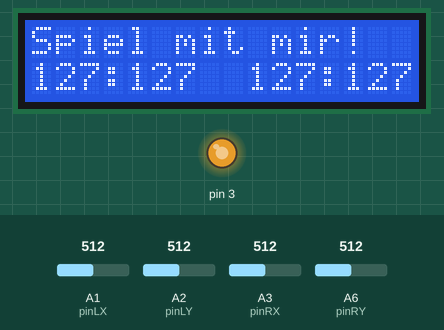
A sketch run on a simulated Arduino Leonardo, built with avr-gcc and run on an emulated ATmega32U4. On the bench: 16×2 character LCD, output pins drawn as LEDs (lit = HIGH). The inputs (shaded band) are chosen by the test bench; at power-on: A1 (pinLX) = 512, A2 (pinLY) = 512, A3 (pinRX) = 512, A6 (pinRY) = 512. What the sketch prints to the serial monitor is not drawn.

Above: at 1.2 s.
1.3 s: A1 (pinLX) set to 716
At 2.2 s:
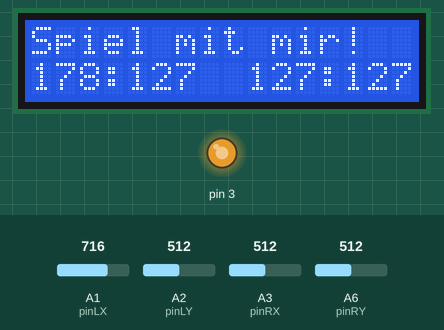
2.8 s: A2 (pinLY) set to 716
At 3.4 s:
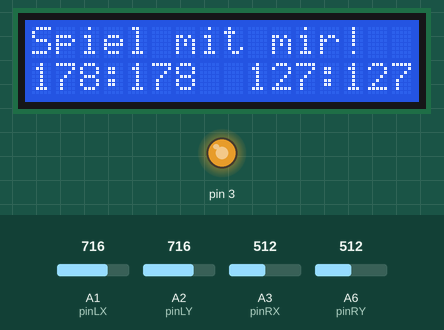
4.3 s: A3 (pinRX) set to 716
At 5.5 s:
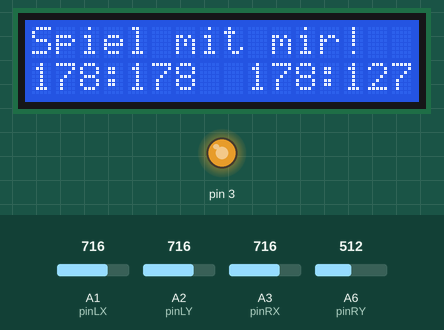
5.8 s: A6 (pinRY) set to 716
At 6.8 s:
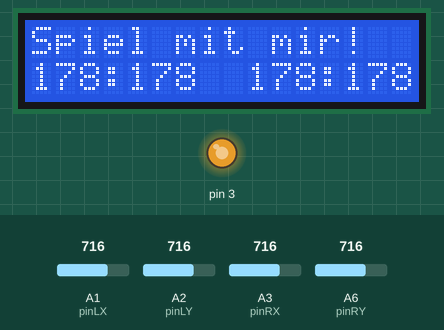
7.3 s: A1 (pinLX) set to 992
At 8.0 s:
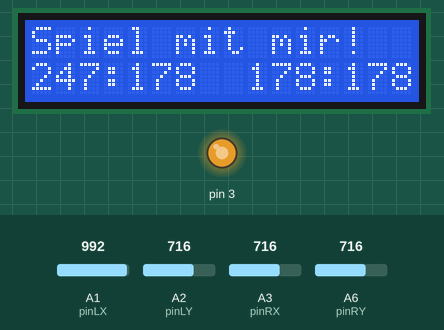
8.8 s: A2 (pinLY) set to 992
At 9.1 s:
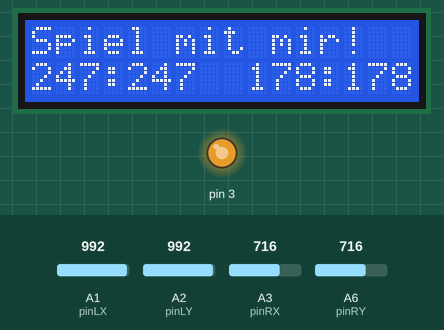
Timing chart, 0 to 11.3 s (numbered marks = the images above; inputs shaded):
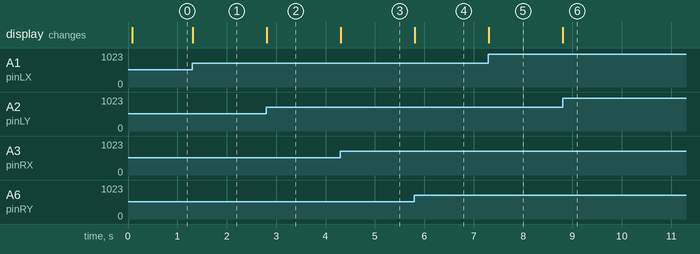

Measured:
- after the input at 1.3 s, the display: changes at once (image 1)
- after the input at 2.8 s, the display: changes at once (image 2)
- after the input at 4.3 s, the display: changes at once (image 3)
- after the input at 5.8 s, the display: changes at once (image 4)
- after the input at 7.3 s, the display: changes at once (image 5)
- after the input at 8.8 s, the display: changes at once (image 6)

The sketch:

CrawlerControl.ino
```cpp
// include the library code:
#include <LiquidCrystal.h>
#include <LCDKeypad.h>
#include <SPI.h>
#include <RH_NRF24.h>

// initialize the library with the numbers of the interface pins
//LCDKeypad lcd;
LiquidCrystal lcd(8, 9, 4, 5, 6, 7);

const uint32_t timRadioIntervall = 1000000;
static uint32_t timRadio = 0-timRadioIntervall;

int pinLX = A1;
int pinLY = A2;
byte joyLX = 258;
byte joyLY = 254;
int pinRX = A3;
int pinRY = A6;
byte joyRX = 258;
byte joyRY = 254;

void setup() {
  Serial.begin(57600);
  while (!Serial)
    ; // wait for serial port to connect. Needed for Leonardo only

  // set up the LCD's number of columns and rows:
  lcd.begin(16, 2);
  // Print a message to the LCD.
  lcd.print("Spiel mit mir!");
  pinMode(pinLX, INPUT);
  pinMode(pinLY, INPUT);
  pinMode(pinRX, INPUT);
  pinMode(pinRY, INPUT);
  analogWrite(3,200);
}

void radioSend(byte Message, byte Value )
{
	  timRadio = micros();
    Serial.print(timRadio);
    Serial.print(" - Sending: (");
    Serial.print(Message);
    Serial.print(", ");
    Serial.print(Value);
    Serial.print(") ");Serial.print(micros()-timRadio);
    uint8_t data[] = {Message, Value};
    Serial.print("; ");Serial.print(micros()-timRadio);
    // Send a message

    Serial.print("; ");Serial.print(micros()-timRadio);
    Serial.println("ns");
}

void joyCheck(int Pin, byte &joyVar, byte Msg)
{
  byte joyNew = map(analogRead(Pin),0,1023,0,255);
	if (joyNew != joyVar) {
    radioSend(Msg,joyNew);
    joyVar = joyNew;
  }
}

void lcdPrintByte(byte joyVar) {
  if (joyVar<10)
    lcd.print(F("  "));
  else if (joyVar<100)
    lcd.print(F(" "));
  lcd.print(joyVar);
}


void loop() {
  // set the cursor to column 0, line 1
  // (note: line 1 is the second row, since counting begins with 0):
  joyCheck(pinLX, joyLX, 10);
  joyCheck(pinLY, joyLY, 11);
  joyCheck(pinRX, joyRX, 21);
  joyCheck(pinRY, joyRY, 22);

  lcd.setCursor(0, 1);
  lcdPrintByte(joyLX);
  lcd.print(F(":"));
  lcdPrintByte(joyLY);
  lcd.print(F("  "));
  lcdPrintByte(joyRX);
  lcd.print(F(":"));
  lcdPrintByte(joyRY);

  if ( micros() - timRadio >= timRadioIntervall) {
    radioSend(0, 0); //Send a Keep alive Msg
  }

}
```
